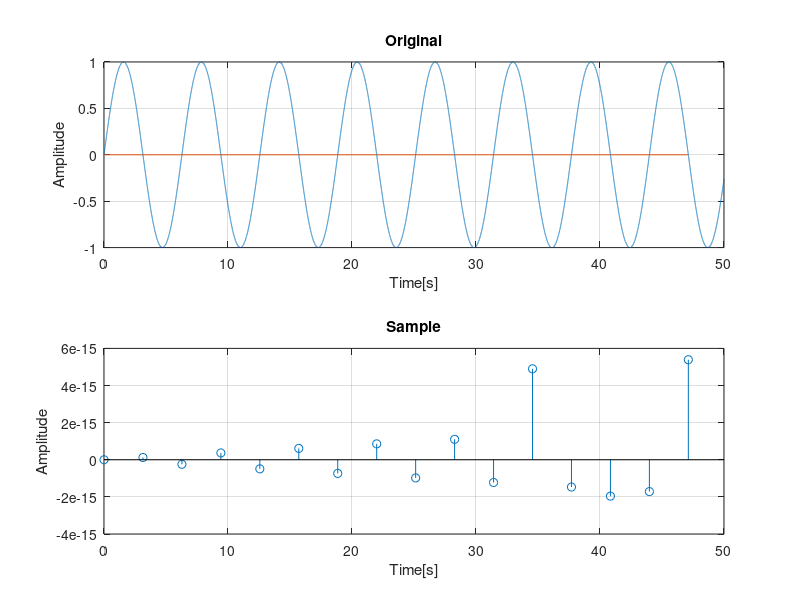

This figure's MATLAB source:
Tmax= 50;

W=1;
f=W/(2*pi);
t=0:0.001:Tmax;
y=sin(W*t);

Ws=2;
fs=Ws/(2*pi);
ts=0:1/fs:Tmax;
ys=sin(W*ts);

subplot(2,1,1);
plot(t,y);
hold on;
plot(ts,ys);
xlabel('Time[s]');
ylabel('Amplitude');
title('Original');
grid on;

subplot(2,1,2);
stem(ts,ys);
xlabel('Time[s]');
ylabel('Amplitude');
title('Sample');
grid on;

